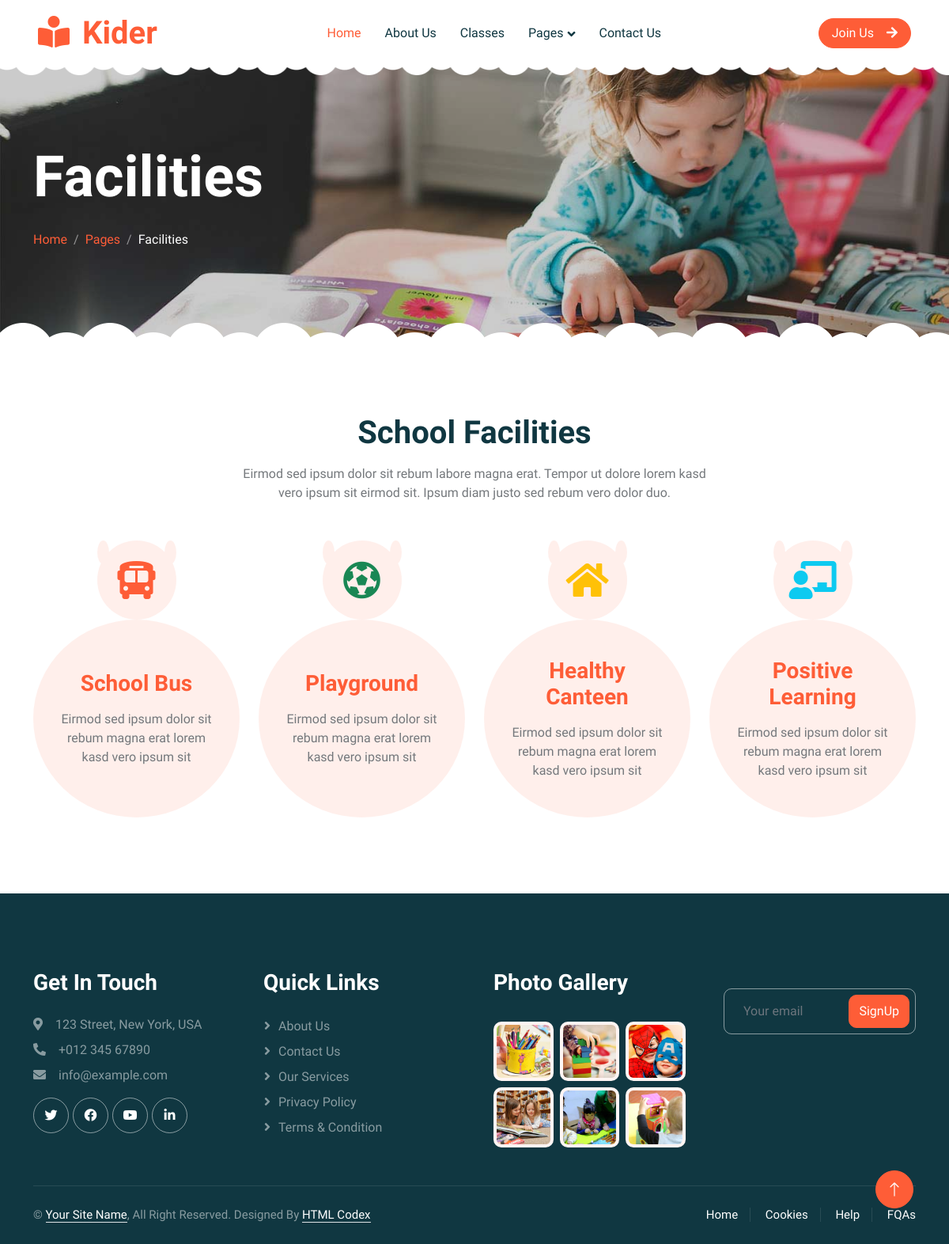
The app's page /facility/ with its own data.
### app/models.py (models this page shows, shortened)
class FacilityMain(models.Model):
    title = models.CharField(max_length=255)
    description = models.CharField(max_length=255)
    class Meta:
        verbose_name = "Facility Main"
        verbose_name_plural = "Facility Main"

class Facilities(models.Model):
    title = models.CharField(max_length=255)
    description = models.CharField(max_length=255)
    icon_class = models.CharField(max_length=255)
    class Meta:
        verbose_name = "Facilities"
        verbose_name_plural = "Facilities"

class FooterMain(models.Model):
    title = models.CharField(max_length=255)
    class Meta:
        verbose_name = "Footer Main"
        verbose_name_plural = "Footer Main"

class GetInTouch(models.Model):
    title = models.CharField(max_length=50)
    icon_class = models.CharField(max_length=255)
    description = models.CharField(max_length=255)
    class Meta:
        verbose_name = "Get In Touch"
        verbose_name_plural = "Get In Touch"

class Socials(models.Model):
    title = models.CharField(max_length=50)
    url = models.URLField(max_length=255, blank=True)
    html_class = models.CharField(max_length=255)
    class Meta:
        verbose_name = "Social"
        verbose_name_plural = "Socials"

class QuickLinks(models.Model):
    link_url = models.CharField(max_length=255)
    link_name = models.CharField(max_length=255)
    class Meta:
        verbose_name = "Quick Links"
        verbose_name_plural = "Quick Links"

class GalleryImages(models.Model):
    image_title = models.CharField(max_length=255)
    image = models.ImageField(upload_to="gallery")
    class Meta:
        verbose_name = "Gallery Images"
        verbose_name_plural = "Gallery Images"

class FooterText(models.Model):
    text1 = models.CharField(max_length=55, blank=True, null=True)
    text2 = models.CharField(max_length=255, blank=True, null=True)
    text3 = models.CharField(max_length=255, blank=True, null=True)
    link_url = models.URLField(max_length=200, blank=True, null=True)
    link_url2 = models.CharField(max_length=255, blank=True, null=True)
    link_name1 = models.CharField(max_length=255, blank=True, null=True)
    link_name2 = models.CharField(max_length=255, blank=True, null=True)
    class Meta:
        verbose_name = "Footer Text"
        verbose_name_plural = "Footer Text"

### app/views.py (the view)
# urls.py: path('facility/', views.facility, name="facility"),
def facility(request):
    context = {
        "footer_text": FooterText.objects.all().first(),
        "facilities": Facilities.objects.all(),
        "facility_main": FacilityMain.objects.all().first(),
        "footer_main": FooterMain.objects.all(),
        "get_in_touch": GetInTouch.objects.all(),
        "socials": Socials.objects.all(),
        "quick_links": QuickLinks.objects.all(),
        "news_letter": Newsletter.objects.all().first(),
        "gallery": GalleryImages.objects.all()
    }
    return render(request,"facility.html",context)

### app/templates/facility.html (shortened to what this page needs)
{% extends "base.html" %}
{% load static %}
  {% block facility_template %}
    <div class="container-xxl py-5 page-header position-relative mb-5">
      <div class="container py-5">
          <h1 class="display-2 text-white animated slideInDown mb-4">Facilities</h1>
          <nav aria-label="breadcrumb animated slideInDown">
              <ol class="breadcrumb">
                  <li class="breadcrumb-item"><a href="#">Home</a></li>
                  <li class="breadcrumb-item"><a href="#">Pages</a></li>
                  <li class="breadcrumb-item text-white active" aria-current="page">Facilities</li>
              </ol>
          </nav>
      </div>
    </div>
   <div class="container-xxl py-5">
    <div class="container">
        <div class="text-center mx-auto mb-5 wow fadeInUp" data-wow-delay="0.1s" style="max-width: 600px;">
            <h1 class="mb-3">{{facility_main.title}}</h1>
            <p>{{facility_main.description}}</p>
        </div>
        <div class="row g-4">
            {% for facility in facilities %}
                <div class="col-lg-3 col-sm-6 wow fadeInUp" data-wow-delay="0.1s">
                    <div class="facility-item">
                        <div class="facility-icon bg-primary">
                            <span class="bg-primary"></span>
                            <i class="{{facility.icon_class}}"></i>
                            <span class="bg-primary"></span>
                        </div>
                        <div class="facility-text bg-primary">
                            <h3 class="text-primary mb-3">{{facility.title}}</h3>
                            <p class="mb-0">{{facility.description}}</p>
                        </div>
                    </div>
                </div>
            {% endfor %}
        </div>
    </div>
</div>
    {% endblock %}

### app/templates/base.html (shortened to what this page needs)
{% load static %}
    <!DOCTYPE html>
    <html lang="en">
    <head>
        <link href="https://cdnjs.cloudflare.com/ajax/libs/font-awesome/5.10.0/css/all.min.css" rel="stylesheet">
        <link href="https://cdn.jsdelivr.net/npm/bootstrap-icons@1.4.1/font/bootstrap-icons.css" rel="stylesheet">
        <link href="{% static "lib/animate/animate.min.css" %}" rel="stylesheet">
        <link href="{% static "lib/owlcarousel/assets/owl.carousel.min.css" %}" rel="stylesheet">
        <link href="{% static "css/bootstrap.min.css" %}" rel="stylesheet">
        <link href="{% static "css/style.css" %}" rel="stylesheet">
    </head>
    <body>
        <div class="container-xxl bg-white p-0">
            <nav class="navbar navbar-expand-lg bg-white navbar-light sticky-top px-4 px-lg-5 py-lg-0">
                <a href="{% url 'index' %}" class="navbar-brand">
                    <h1 class="m-0 text-primary"><i class="fa fa-book-reader me-3"></i>Kider</h1>
                </a>
                <div class="collapse navbar-collapse" id="navbarCollapse">
                    <div class="navbar-nav mx-auto">
                        <a href="{% url 'index' %}" class="nav-item nav-link active">Home</a>
                        <a href="{% url 'about' %}" class="nav-item nav-link">About Us</a>
                        <a href="{% url 'classes' %}" class="nav-item nav-link">Classes</a>
                        <div class="nav-item dropdown">
                            <a href="#" class="nav-link dropdown-toggle" data-bs-toggle="dropdown">Pages</a>
                        </div>
                        <a href="{% url 'contact' %}" class="nav-item nav-link">Contact Us</a>
                    </div>
                    <a href="" class="btn btn-primary rounded-pill px-3 d-none d-lg-block">Join Us<i class="fa fa-arrow-right ms-3"></i></a>
                </div>
            </nav>
            {% block facility_template %}{% endblock %}
            <div class="container-fluid bg-dark text-white-50 footer pt-5 mt-5 wow fadeIn" data-wow-delay="0.1s">
                <div class="container py-5">
                    <div class="row g-5">
                        <div class="col-lg-3 col-md-6">
                            <h3 class="text-white mb-4">{{footer_main.0.title}}</h3>
                            {% for get in get_in_touch %}
                              <p class="mb-2"><i class="{{get.icon_class}}">
                              </i>{{get.description}}</p>
                            {% endfor %}
                            <div class="d-flex pt-2">
                              {% for social in socials %}
                                <a class="btn btn-outline-light btn-social" href="{{social.url}}">
                                    <i class="{{social.html_class}}" target="_blank" title="{{social.title}}"></i></a>
                              {% endfor %}
                            </div>
                        </div>
                        <div class="col-lg-3 col-md-6">
                            <h3 class="text-white mb-4">{{footer_main.1.title}}</h3>
                            {% for links in quick_links %}
                                <a class="btn btn-link text-white-50" href="">{{links.link_name}}</a>
                            {% endfor %}
                        </div>
                        <div class="col-lg-3 col-md-6">
                            <h3 class="text-white mb-4">{{footer_main.2.title}}</h3>
                            <div class="row g-2 pt-2">
                                {% for gallery in gallery %}
                                  <div class="col-4">
                                      <img class="img-fluid rounded bg-light p-1" src="{{gallery.image.url}}" alt="">
                                  </div>
                                {% endfor %}
                            </div>
                        </div>
                        <div class="col-lg-3 col-md-6">
                            <div class="position-relative mx-auto" style="max-width: 400px;">
                                <input class="form-control bg-transparent w-100 py-3 ps-4 pe-5" type="text" placeholder="Your email">
                                <button type="button" class="btn btn-primary py-2 position-absolute top-0 end-0 mt-2 me-2">SignUp</button>
                            </div>
                        </div>
                    </div>
                </div>
                <div class="container">
                    <div class="copyright">
                        <div class="row">
                            <div class="col-md-6 text-center text-md-start mb-3 mb-md-0">
                                {{footer_text.text1}} <a class="border-bottom" href="{{footer_text.link_url2}}">{{footer_text.link_name2}}</a>{{footer_text.text2}}
                                {{footer_text.text3}} <a class="border-bottom" href="{{footer_text.link_url1}}">{{footer_text.link_name1}}</a>
                            </div>
                            <div class="col-md-6 text-center text-md-end">
                                <div class="footer-menu">
                                    <a href="">Home</a>
                                    <a href="">Cookies</a>
                                    <a href="">Help</a>
                                    <a href="">FQAs</a>
                                </div>
                            </div>
                        </div>
                    </div>
                </div>
            </div>
            <a href="#" class="btn btn-lg btn-primary btn-lg-square back-to-top"><i class="bi bi-arrow-up"></i></a>
        </div>
    </body>
    </html>

### app/static/css/style.css (style rules this page uses)
:root { --primary: #FE5D37; --light: #FFF5F3; --dark: #103741; }
.back-to-top { position: fixed; display: none; right: 45px; bottom: 45px; z-index: 99; }
.btn { font-weight: 500; transition: .5s; }
.btn.btn-primary { color: #FFFFFF; }
.btn-lg-square { width: 48px; height: 48px; }
.btn-square, .btn-sm-square, .btn-lg-square { padding: 0; display: flex; align-items: center; justify-content: center; font-weight: normal; border-radius: 50px; }
h1, h2, h3, h4, .h1, .h2, .h3, .h4, .display-1, .display-2, .display-3, .display-4, .display-5, .display-6 { font-family: 'Lobster Two', cursive; font-weight: 700; }
.navbar .navbar-nav .nav-link { padding: 30px 15px; color: var(--dark); font-weight: 500; outline: none; }
.navbar .navbar-nav .nav-link:hover, .navbar .navbar-nav .nav-link.active { color: var(--primary); }
.navbar.sticky-top { top: -100px; transition: .5s; }
.navbar .dropdown-toggle::after { border: none; content: "\f107"; font-family: "Font Awesome 5 Free"; font-weight: 900; vertical-align: middle; margin-left: 5px; transition: .5s; }
.header-carousel::before, .header-carousel::after, .page-header::before, .page-header::after { position: absolute; content: ""; width: 100%; height: 10px; top: 0; left: 0; background: url(../img/bg-header-top.png) center center repeat-x; z-index: 1; }
.header-carousel::after, .page-header::after { height: 19px; top: auto; bottom: 0; background: url(../img/bg-header-bottom.png) center center repeat-x; }
.page-header { background: linear-gradient(rgba(0, 0, 0, .2), rgba(0, 0, 0, .2)), url(../img/carousel-1.jpg) center center no-repeat; background-size: cover; }
.breadcrumb-item + .breadcrumb-item::before { color: rgba(255, 255, 255, .5); }
.facility-item .facility-icon { position: relative; margin: 0 auto; width: 100px; height: 100px; border-radius: 100px; display: flex; align-items: center; justify-content: center; }
.facility-item .facility-icon::before { position: absolute; content: ""; width: 100%; height: 100%; top: 0; left: 0; background: rgba(255, 255, 255, .9); transition: .5s; z-index: 1; }
.facility-item .facility-icon span { position: absolute; content: ""; width: 15px; height: 30px; top: 0; left: 0; border-radius: 50%; }
.facility-item .facility-icon span:last-child { left: auto; right: 0; }
.facility-item .facility-icon i { position: relative; z-index: 2; }
.facility-item .facility-text { position: relative; min-height: 250px; padding: 30px; border-radius: 100%; display: flex; text-align: center; justify-content: center; flex-direction: column; }
.facility-item .facility-text::before { position: absolute; content: ""; width: 100%; height: 100%; top: 0; left: 0; background: rgba(255, 255, 255, .9); transition: .5s; z-index: 1; }
.facility-item .facility-text * { position: relative; z-index: 2; }
.facility-item * { transition: .5s; }
.footer .btn.btn-social { margin-right: 5px; width: 45px; height: 45px; display: flex; align-items: center; justify-content: center; color: #FFFFFF; border: 1px solid rgba(255,255,255,0.5); border-radius: 45px; transition: .3s; }
.footer .btn.btn-link { display: block; margin-bottom: 5px; padding: 0; text-align: left; font-size: 16px; font-weight: normal; text-transform: capitalize; transition: .3s; }
.footer .btn.btn-link::before { position: relative; content: "\f105"; font-family: "Font Awesome 5 Free"; font-weight: 900; margin-right: 10px; }
.footer .form-control { border-color: rgba(255,255,255,0.5); }
.footer .copyright { padding: 25px 0; font-size: 15px; border-top: 1px solid rgba(256, 256, 256, .1); }
.footer .copyright a { color: #FFFFFF; }
.footer .footer-menu a { margin-right: 15px; padding-right: 15px; border-right: 1px solid rgba(255, 255, 255, .1); }
.footer .footer-menu a:last-child { margin-right: 0; padding-right: 0; border-right: none; }

### records on screen
FacilityMain: title "School Facilities", description "Eirmod sed ipsum dolor sit rebum labore magna erat. Tempor ut dolore lorem kasd vero ipsum sit eirmod sit. Ipsum diam justo sed rebum vero dolor duo."
Facilities: title "School Bus", description "Eirmod sed ipsum dolor sit rebum magna erat lorem kasd vero ipsum sit"
Facilities: title "Playground", description "Eirmod sed ipsum dolor sit rebum magna erat lorem kasd vero ipsum sit"
Facilities: title "Healthy Canteen", description "Eirmod sed ipsum dolor sit rebum magna erat lorem kasd vero ipsum sit"
Facilities: title "Positive Learning", description "Eirmod sed ipsum dolor sit rebum magna erat lorem kasd vero ipsum sit"
FooterMain: title "Get In Touch"
GetInTouch: description "123 Street, New York, USA"
GetInTouch: description "+012 345 67890"
GetInTouch: description "info@example.com"
FooterMain: title "Quick Links"
QuickLinks: link_name "About Us"
QuickLinks: link_name "Contact Us"
QuickLinks: link_name "Our Services"
QuickLinks: link_name "Privacy Policy"
QuickLinks: link_name "Terms & Condition"
FooterMain: title "Photo Gallery"
GalleryImages: image (picture)
GalleryImages: image (picture)
GalleryImages: image (picture)
GalleryImages: image (picture)
GalleryImages: image (picture)
GalleryImages: image (picture)
FooterText: text1 "©", link_name2 "Your Site Name", text2 ", All Right Reserved.", text3 "Designed By", link_name1 "HTML Codex"
